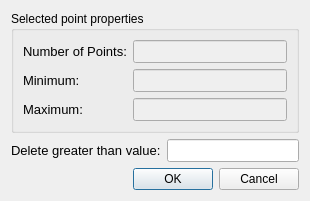
<?xml version="1.0" encoding="UTF-8"?>
<ui version="4.0">
 <class>RawDataPointmapDelPtsGreaterThanDialog</class>
 <widget class="QDialog" name="RawDataPointmapDelPtsGreaterThanDialog">
  <property name="geometry">
   <rect>
    <x>0</x>
    <y>0</y>
    <width>310</width>
    <height>185</height>
   </rect>
  </property>
  <property name="windowTitle">
   <string>Delete Points</string>
  </property>
  <layout class="QVBoxLayout" name="verticalLayout">
   <item>
    <widget class="QGroupBox" name="groupBox">
     <property name="title">
      <string>Selected point properties</string>
     </property>
     <layout class="QGridLayout" name="gridLayout">
      <item row="0" column="0">
       <widget class="QLabel" name="numPointsLabel">
        <property name="font">
         <font>
          <pointsize>10</pointsize>
         </font>
        </property>
        <property name="text">
         <string>Number of Points:</string>
        </property>
        <property name="buddy">
         <cstring>numPoints</cstring>
        </property>
       </widget>
      </item>
      <item row="0" column="1">
       <widget class="QLineEdit" name="numPoints">
        <property name="enabled">
         <bool>false</bool>
        </property>
        <property name="font">
         <font>
          <pointsize>10</pointsize>
         </font>
        </property>
       </widget>
      </item>
      <item row="1" column="0">
       <widget class="QLabel" name="minPointLabel">
        <property name="font">
         <font>
          <pointsize>10</pointsize>
         </font>
        </property>
        <property name="text">
         <string>Minimum:</string>
        </property>
        <property name="buddy">
         <cstring>minPointValue</cstring>
        </property>
       </widget>
      </item>
      <item row="1" column="1">
       <widget class="RealNumberEditWidget" name="minPointValue">
        <property name="enabled">
         <bool>false</bool>
        </property>
        <property name="font">
         <font>
          <pointsize>10</pointsize>
         </font>
        </property>
       </widget>
      </item>
      <item row="2" column="0">
       <widget class="QLabel" name="maxPointLabel">
        <property name="font">
         <font>
          <pointsize>10</pointsize>
         </font>
        </property>
        <property name="text">
         <string>Maximum:</string>
        </property>
        <property name="buddy">
         <cstring>maxPointValue</cstring>
        </property>
       </widget>
      </item>
      <item row="2" column="1">
       <widget class="RealNumberEditWidget" name="maxPointValue">
        <property name="enabled">
         <bool>false</bool>
        </property>
        <property name="font">
         <font>
          <pointsize>10</pointsize>
         </font>
        </property>
       </widget>
      </item>
     </layout>
    </widget>
   </item>
   <item>
    <layout class="QHBoxLayout" name="horizontalLayout">
     <item>
      <widget class="QLabel" name="deleteGreaterThanLabel">
       <property name="font">
        <font>
         <pointsize>10</pointsize>
        </font>
       </property>
       <property name="text">
        <string>Delete greater than value:</string>
       </property>
       <property name="buddy">
        <cstring>deleteGreaterThanValue</cstring>
       </property>
      </widget>
     </item>
     <item>
      <widget class="RealNumberEditWidget" name="deleteGreaterThanValue">
       <property name="font">
        <font>
         <pointsize>10</pointsize>
        </font>
       </property>
      </widget>
     </item>
    </layout>
   </item>
   <item>
    <spacer name="verticalSpacer">
     <property name="orientation">
      <enum>Qt::Vertical</enum>
     </property>
     <property name="sizeHint" stdset="0">
      <size>
       <width>20</width>
       <height>0</height>
      </size>
     </property>
    </spacer>
   </item>
   <item>
    <widget class="QDialogButtonBox" name="buttonBox">
     <property name="orientation">
      <enum>Qt::Horizontal</enum>
     </property>
     <property name="standardButtons">
      <set>QDialogButtonBox::Cancel|QDialogButtonBox::Ok</set>
     </property>
    </widget>
   </item>
  </layout>
 </widget>
 <customwidgets>
  <customwidget>
   <class>RealNumberEditWidget</class>
   <extends>QLineEdit</extends>
   <header>guibase/realnumbereditwidget.h</header>
  </customwidget>
 </customwidgets>
 <resources/>
 <connections>
  <connection>
   <sender>buttonBox</sender>
   <signal>accepted()</signal>
   <receiver>RawDataPointmapDelPtsGreaterThanDialog</receiver>
   <slot>accept()</slot>
   <hints>
    <hint type="sourcelabel">
     <x>248</x>
     <y>254</y>
    </hint>
    <hint type="destinationlabel">
     <x>157</x>
     <y>274</y>
    </hint>
   </hints>
  </connection>
  <connection>
   <sender>buttonBox</sender>
   <signal>rejected()</signal>
   <receiver>RawDataPointmapDelPtsGreaterThanDialog</receiver>
   <slot>reject()</slot>
   <hints>
    <hint type="sourcelabel">
     <x>316</x>
     <y>260</y>
    </hint>
    <hint type="destinationlabel">
     <x>286</x>
     <y>274</y>
    </hint>
   </hints>
  </connection>
 </connections>
</ui>
